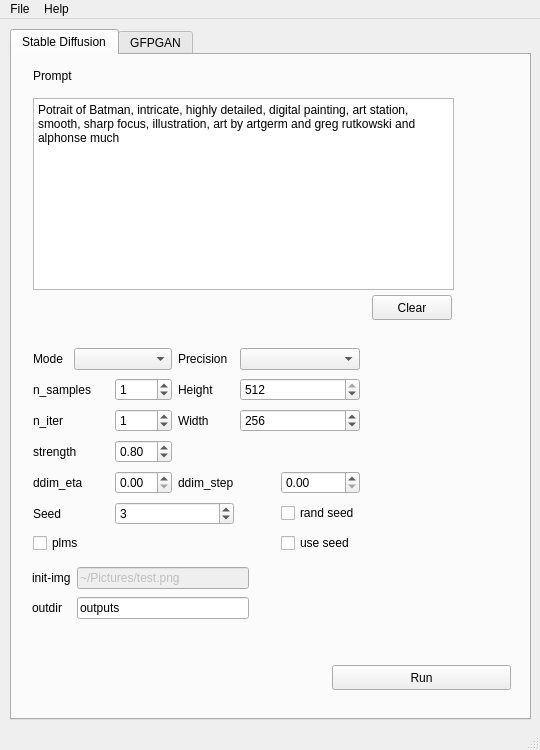
<?xml version="1.0" encoding="UTF-8"?>
<ui version="4.0">
 <class>MainWindow</class>
 <widget class="QMainWindow" name="MainWindow">
  <property name="geometry">
   <rect>
    <x>0</x>
    <y>0</y>
    <width>540</width>
    <height>750</height>
   </rect>
  </property>
  <property name="sizePolicy">
   <sizepolicy hsizetype="Preferred" vsizetype="Preferred">
    <horstretch>0</horstretch>
    <verstretch>0</verstretch>
   </sizepolicy>
  </property>
  <property name="minimumSize">
   <size>
    <width>540</width>
    <height>750</height>
   </size>
  </property>
  <property name="maximumSize">
   <size>
    <width>540</width>
    <height>750</height>
   </size>
  </property>
  <property name="windowTitle">
   <string>MainWindow</string>
  </property>
  <widget class="QWidget" name="centralwidget">
   <property name="sizePolicy">
    <sizepolicy hsizetype="Fixed" vsizetype="Fixed">
     <horstretch>0</horstretch>
     <verstretch>0</verstretch>
    </sizepolicy>
   </property>
   <widget class="QTabWidget" name="tabWidget">
    <property name="enabled">
     <bool>true</bool>
    </property>
    <property name="geometry">
     <rect>
      <x>10</x>
      <y>10</y>
      <width>521</width>
      <height>691</height>
     </rect>
    </property>
    <property name="currentIndex">
     <number>0</number>
    </property>
    <widget class="QWidget" name="tab_3">
     <attribute name="title">
      <string>Stable Diffusion</string>
     </attribute>
     <widget class="QPushButton" name="clear_btn">
      <property name="geometry">
       <rect>
        <x>360</x>
        <y>240</y>
        <width>80</width>
        <height>25</height>
       </rect>
      </property>
      <property name="text">
       <string>Clear</string>
      </property>
     </widget>
     <widget class="QWidget" name="layoutWidget">
      <property name="geometry">
       <rect>
        <x>21</x>
        <y>291</y>
        <width>327</width>
        <height>216</height>
       </rect>
      </property>
      <layout class="QGridLayout" name="gridLayout_2">
       <item row="0" column="0">
        <widget class="QLabel" name="label_7">
         <property name="text">
          <string>Mode</string>
         </property>
        </widget>
       </item>
       <item row="0" column="1" colspan="2">
        <widget class="QComboBox" name="modeBox">
         <property name="editable">
          <bool>false</bool>
         </property>
         <property name="currentText">
          <string/>
         </property>
         <property name="currentIndex">
          <number>-1</number>
         </property>
         <property name="maxVisibleItems">
          <number>2</number>
         </property>
        </widget>
       </item>
       <item row="0" column="3">
        <widget class="QLabel" name="label_9">
         <property name="text">
          <string>Precision</string>
         </property>
        </widget>
       </item>
       <item row="0" column="4" colspan="2">
        <widget class="QComboBox" name="precisionBox"/>
       </item>
       <item row="1" column="0" colspan="2">
        <widget class="QLabel" name="label">
         <property name="text">
          <string>n_samples</string>
         </property>
        </widget>
       </item>
       <item row="1" column="2">
        <widget class="QSpinBox" name="n_samples">
         <property name="value">
          <number>1</number>
         </property>
        </widget>
       </item>
       <item row="1" column="3">
        <widget class="QLabel" name="label_12">
         <property name="text">
          <string>Height</string>
         </property>
        </widget>
       </item>
       <item row="1" column="4" colspan="2">
        <widget class="QSpinBox" name="height">
         <property name="maximum">
          <number>512</number>
         </property>
         <property name="value">
          <number>512</number>
         </property>
        </widget>
       </item>
       <item row="2" column="0">
        <widget class="QLabel" name="label_3">
         <property name="text">
          <string>n_iter</string>
         </property>
        </widget>
       </item>
       <item row="2" column="2">
        <widget class="QSpinBox" name="n_iter">
         <property name="value">
          <number>1</number>
         </property>
        </widget>
       </item>
       <item row="2" column="3">
        <widget class="QLabel" name="label_13">
         <property name="text">
          <string>Width</string>
         </property>
        </widget>
       </item>
       <item row="2" column="4" colspan="2">
        <widget class="QSpinBox" name="width">
         <property name="maximum">
          <number>512</number>
         </property>
         <property name="value">
          <number>256</number>
         </property>
        </widget>
       </item>
       <item row="3" column="0" colspan="2">
        <widget class="QLabel" name="label_2">
         <property name="text">
          <string>strength</string>
         </property>
        </widget>
       </item>
       <item row="3" column="2">
        <widget class="QDoubleSpinBox" name="strength">
         <property name="maximum">
          <double>1.000000000000000</double>
         </property>
         <property name="singleStep">
          <double>0.010000000000000</double>
         </property>
         <property name="value">
          <double>0.800000000000000</double>
         </property>
        </widget>
       </item>
       <item row="4" column="0" colspan="2">
        <widget class="QLabel" name="label_6">
         <property name="text">
          <string>ddim_eta</string>
         </property>
        </widget>
       </item>
       <item row="4" column="2">
        <widget class="QDoubleSpinBox" name="ddim_eta"/>
       </item>
       <item row="4" column="3">
        <widget class="QLabel" name="label_8">
         <property name="text">
          <string>ddim_step</string>
         </property>
        </widget>
       </item>
       <item row="4" column="5">
        <widget class="QDoubleSpinBox" name="ddim_step"/>
       </item>
       <item row="5" column="0">
        <widget class="QLabel" name="label_5">
         <property name="text">
          <string>Seed</string>
         </property>
        </widget>
       </item>
       <item row="6" column="0" colspan="2">
        <widget class="QCheckBox" name="plms">
         <property name="text">
          <string>plms</string>
         </property>
        </widget>
       </item>
       <item row="5" column="5">
        <widget class="QCheckBox" name="rand_seed">
         <property name="enabled">
          <bool>true</bool>
         </property>
         <property name="text">
          <string>rand seed</string>
         </property>
        </widget>
       </item>
       <item row="5" column="2" colspan="2">
        <widget class="QSpinBox" name="seed">
         <property name="enabled">
          <bool>true</bool>
         </property>
         <property name="value">
          <number>3</number>
         </property>
        </widget>
       </item>
       <item row="6" column="5">
        <widget class="QCheckBox" name="use_seed">
         <property name="enabled">
          <bool>true</bool>
         </property>
         <property name="text">
          <string>use seed</string>
         </property>
        </widget>
       </item>
      </layout>
     </widget>
     <widget class="QLabel" name="label_4">
      <property name="geometry">
       <rect>
        <x>21</x>
        <y>12</y>
        <width>52</width>
        <height>17</height>
       </rect>
      </property>
      <property name="text">
       <string>Prompt</string>
      </property>
     </widget>
     <widget class="QPlainTextEdit" name="prompt">
      <property name="geometry">
       <rect>
        <x>21</x>
        <y>43</y>
        <width>421</width>
        <height>192</height>
       </rect>
      </property>
      <property name="plainText">
       <string>Potrait of Batman, intricate, highly detailed, digital painting, art station, smooth, sharp focus, illustration, art by artgerm and greg rutkowski and alphonse much</string>
      </property>
      <property name="placeholderText">
       <string>Potrait of Batman, intricate, highly detailed, digital painting, art station, smooth, sharp focus, illustration, art by artgerm and greg rutkowski and alphonse much</string>
      </property>
     </widget>
     <widget class="QPushButton" name="run_btn">
      <property name="geometry">
       <rect>
        <x>320</x>
        <y>610</y>
        <width>179</width>
        <height>25</height>
       </rect>
      </property>
      <property name="text">
       <string>Run</string>
      </property>
     </widget>
     <widget class="QWidget" name="layoutWidget">
      <property name="geometry">
       <rect>
        <x>20</x>
        <y>510</y>
        <width>217</width>
        <height>58</height>
       </rect>
      </property>
      <layout class="QGridLayout" name="gridLayout">
       <item row="0" column="0">
        <widget class="QLabel" name="label_10">
         <property name="text">
          <string>init-img</string>
         </property>
        </widget>
       </item>
       <item row="0" column="1">
        <widget class="QLineEdit" name="init_img">
         <property name="enabled">
          <bool>false</bool>
         </property>
         <property name="text">
          <string>~/Pictures/test.png</string>
         </property>
        </widget>
       </item>
       <item row="1" column="0">
        <widget class="QLabel" name="label_11">
         <property name="text">
          <string>outdir</string>
         </property>
        </widget>
       </item>
       <item row="1" column="1">
        <widget class="QLineEdit" name="outdir">
         <property name="text">
          <string>outputs</string>
         </property>
        </widget>
       </item>
      </layout>
     </widget>
    </widget>
    <widget class="QWidget" name="tab_4">
     <attribute name="title">
      <string>GFPGAN</string>
     </attribute>
     <widget class="QLabel" name="label_14">
      <property name="geometry">
       <rect>
        <x>40</x>
        <y>20</y>
        <width>67</width>
        <height>17</height>
       </rect>
      </property>
      <property name="text">
       <string>TBD</string>
      </property>
     </widget>
    </widget>
   </widget>
  </widget>
  <widget class="QMenuBar" name="menubar">
   <property name="geometry">
    <rect>
     <x>0</x>
     <y>0</y>
     <width>540</width>
     <height>22</height>
    </rect>
   </property>
   <widget class="QMenu" name="menuFile">
    <property name="title">
     <string>File</string>
    </property>
    <addaction name="actionRun"/>
    <addaction name="actionExit"/>
   </widget>
   <widget class="QMenu" name="menuabout">
    <property name="title">
     <string>Help</string>
    </property>
    <addaction name="actionAbout"/>
   </widget>
   <addaction name="menuFile"/>
   <addaction name="menuabout"/>
  </widget>
  <widget class="QStatusBar" name="statusbar"/>
  <action name="actionRun">
   <property name="text">
    <string>Run</string>
   </property>
  </action>
  <action name="actionExit">
   <property name="text">
    <string>Exit</string>
   </property>
   <property name="toolTip">
    <string>Exit Prompt Craft</string>
   </property>
  </action>
  <action name="actionAbout">
   <property name="text">
    <string>About</string>
   </property>
  </action>
 </widget>
 <resources/>
 <connections>
  <connection>
   <sender>clear_btn</sender>
   <signal>clicked()</signal>
   <receiver>prompt</receiver>
   <slot>clear()</slot>
   <hints>
    <hint type="sourcelabel">
     <x>301</x>
     <y>32</y>
    </hint>
    <hint type="destinationlabel">
     <x>331</x>
     <y>105</y>
    </hint>
   </hints>
  </connection>
  <connection>
   <sender>run_btn</sender>
   <signal>clicked()</signal>
   <receiver>MainWindow</receiver>
   <slot>run_prompt()</slot>
   <hints>
    <hint type="sourcelabel">
     <x>164</x>
     <y>384</y>
    </hint>
    <hint type="destinationlabel">
     <x>316</x>
     <y>275</y>
    </hint>
   </hints>
  </connection>
 </connections>
 <slots>
  <signal>run()</signal>
  <slot>run_prompt()</slot>
 </slots>
</ui>
